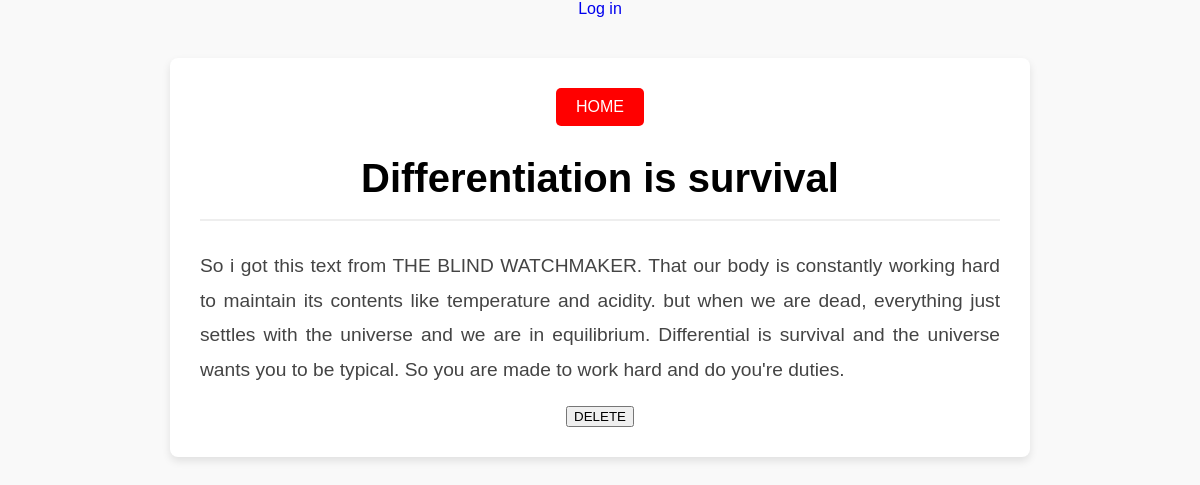
The page /blog/differentiation-is-survival on the database its author committed.
### blogapp/models.py (models this page shows, shortened)
class BlogEntry(models.Model):
    title = models.CharField(max_length=100)
    author = models.ForeignKey('auth.User', on_delete=models.CASCADE)
    particular = models.TextField()
    date = models.DateField(auto_now_add=True)
    blog = models.Manager()
    slug = models.SlugField(blank=True)
    class Meta:
        verbose_name_plural = 'Blog Enteries'

### blogapp/views.py (the view)
# urls.py: path('blog/<slug:slug>', Detail.as_view(), name='detail'),
class Detail(DetailView):
    model = BlogEntry
    template_name = 'one.html'
    context_object_name = 'one'

### templates/one.html (shortened to what this page needs)
{% extends 'base.html' %}
{% block content %}
<div class="detail-container">
    <header class="detail-header">
        <form action="{% url 'main' %}">
            <button type="submit" class="homebutton">HOME</button>
        </form>
        <h1 class="detail-title">{{ one.title }}</h1>
        <hr class="detail-divider">
    </header>
    <section class="detail-content">
        <p>{{ one.particular }}</p>
    </section>
    <form action='{% url 'delete' one.slug %}' method='POST'>
        <button type='submit' class='deletebutton'>DELETE</button>
    </form>
</div>
{% endblock %}

### static/css/style.css (style rules this page uses)
body { font-family: 'Arial', sans-serif; background-color: #f9f9f9; color: #333; margin: 0; padding: 0; }
.detail-container { max-width: 800px; margin: 40px auto; padding: 30px; background-color: #fff; box-shadow: 0 4px 8px rgba(0, 0, 0, 0.1); border-radius: 8px; text-align: center; }
.detail-header { display: flex; flex-direction: column; align-items: center; margin-bottom: 20px; }
.detail-title { font-size: 2.5rem; color: #000000; margin: 10px 0; }
.detail-divider { border: 0; height: 2px; background: #eee; width: 100%; }
.detail-content p { font-size: 1.2rem; line-height: 1.8; color: #444; text-align: justify; }
.homebutton { background-color: #ff0000; color: white; border: none; padding: 10px 20px; font-size: 1rem; cursor: pointer; border-radius: 5px; margin-bottom: 20px; }

### rows shown on the page
BlogEntry: title "Differentiation is survival", particular "So i got this text from THE BLIND WATCHMAKER. That our body is constantly working hard to maintain its contents like temperature and acidity. but when we are dead, everything just settles with the universe and we are in equilibrium. Differential is survival and the universe wants you to be typical. So you are made to work hard and do you're duties."
